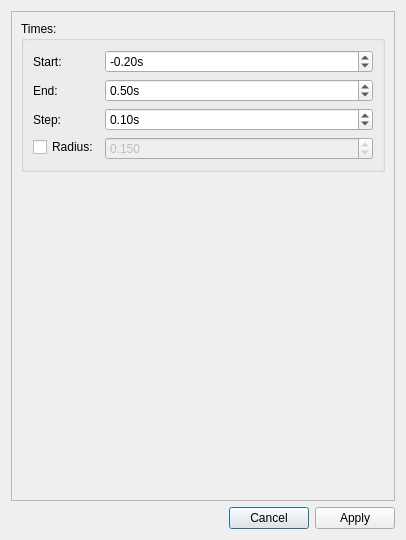
<?xml version="1.0" encoding="UTF-8"?>
<ui version="4.0">
 <class>evokedTopomapDialog</class>
 <widget class="QDialog" name="evokedTopomapDialog">
  <property name="geometry">
   <rect>
    <x>0</x>
    <y>0</y>
    <width>406</width>
    <height>540</height>
   </rect>
  </property>
  <property name="windowTitle">
   <string>Meggie - Evoked topomaps</string>
  </property>
  <layout class="QGridLayout" name="gridLayout">
   <item row="0" column="0">
    <widget class="QScrollArea" name="scrollArea">
     <property name="minimumSize">
      <size>
       <width>0</width>
       <height>0</height>
      </size>
     </property>
     <property name="verticalScrollBarPolicy">
      <enum>Qt::ScrollBarAsNeeded</enum>
     </property>
     <property name="horizontalScrollBarPolicy">
      <enum>Qt::ScrollBarAsNeeded</enum>
     </property>
     <property name="sizeAdjustPolicy">
      <enum>QAbstractScrollArea::AdjustToContents</enum>
     </property>
     <property name="widgetResizable">
      <bool>true</bool>
     </property>
     <widget class="QWidget" name="scrollAreaWidgetContents">
      <property name="geometry">
       <rect>
        <x>0</x>
        <y>0</y>
        <width>386</width>
        <height>489</height>
       </rect>
      </property>
      <property name="minimumSize">
       <size>
        <width>0</width>
        <height>0</height>
       </size>
      </property>
      <layout class="QGridLayout" name="gridLayout_2">
       <item row="0" column="0">
        <widget class="QGroupBox" name="groupBoxTimes">
         <property name="title">
          <string>Times:</string>
         </property>
         <layout class="QFormLayout" name="formLayout">
          <item row="0" column="0">
           <widget class="QLabel" name="labelStart">
            <property name="text">
             <string>Start:</string>
            </property>
           </widget>
          </item>
          <item row="0" column="1">
           <widget class="QDoubleSpinBox" name="doubleSpinBoxStart">
            <property name="suffix">
             <string>s</string>
            </property>
            <property name="minimum">
             <double>-99.000000000000000</double>
            </property>
            <property name="singleStep">
             <double>0.050000000000000</double>
            </property>
            <property name="value">
             <double>-0.200000000000000</double>
            </property>
           </widget>
          </item>
          <item row="1" column="0">
           <widget class="QLabel" name="labelEnd">
            <property name="text">
             <string>End:</string>
            </property>
           </widget>
          </item>
          <item row="1" column="1">
           <widget class="QDoubleSpinBox" name="doubleSpinBoxEnd">
            <property name="suffix">
             <string>s</string>
            </property>
            <property name="minimum">
             <double>-99.000000000000000</double>
            </property>
            <property name="singleStep">
             <double>0.050000000000000</double>
            </property>
            <property name="value">
             <double>0.500000000000000</double>
            </property>
           </widget>
          </item>
          <item row="2" column="0">
           <widget class="QLabel" name="labelStep">
            <property name="text">
             <string>Step:</string>
            </property>
           </widget>
          </item>
          <item row="2" column="1">
           <widget class="QDoubleSpinBox" name="doubleSpinBoxStep">
            <property name="suffix">
             <string>s</string>
            </property>
            <property name="maximum">
             <double>1.000000000000000</double>
            </property>
            <property name="singleStep">
             <double>0.050000000000000</double>
            </property>
            <property name="value">
             <double>0.100000000000000</double>
            </property>
           </widget>
          </item>
          <item row="3" column="0">
           <widget class="QCheckBox" name="checkBoxRadius">
            <property name="text">
             <string>Radius:</string>
            </property>
           </widget>
          </item>
          <item row="3" column="1">
           <widget class="QDoubleSpinBox" name="doubleSpinBoxRadius">
            <property name="enabled">
             <bool>false</bool>
            </property>
            <property name="decimals">
             <number>3</number>
            </property>
            <property name="maximum">
             <double>10.000000000000000</double>
            </property>
            <property name="singleStep">
             <double>0.010000000000000</double>
            </property>
            <property name="value">
             <double>0.150000000000000</double>
            </property>
           </widget>
          </item>
         </layout>
        </widget>
       </item>
       <item row="1" column="0">
        <spacer name="verticalSpacer">
         <property name="orientation">
          <enum>Qt::Vertical</enum>
         </property>
         <property name="sizeHint" stdset="0">
          <size>
           <width>20</width>
           <height>40</height>
          </size>
         </property>
        </spacer>
       </item>
      </layout>
     </widget>
    </widget>
   </item>
   <item row="1" column="0">
    <layout class="QHBoxLayout" name="horizontalLayout">
     <item>
      <spacer name="horizontalSpacer">
       <property name="orientation">
        <enum>Qt::Horizontal</enum>
       </property>
       <property name="sizeHint" stdset="0">
        <size>
         <width>40</width>
         <height>20</height>
        </size>
       </property>
      </spacer>
     </item>
     <item>
      <widget class="QPushButton" name="pushButtonCancel">
       <property name="text">
        <string>Cancel</string>
       </property>
      </widget>
     </item>
     <item>
      <widget class="QPushButton" name="pushButtonApply">
       <property name="text">
        <string>Apply</string>
       </property>
      </widget>
     </item>
    </layout>
   </item>
  </layout>
 </widget>
 <resources/>
 <connections>
  <connection>
   <sender>pushButtonCancel</sender>
   <signal>clicked()</signal>
   <receiver>evokedTopomapDialog</receiver>
   <slot>reject()</slot>
   <hints>
    <hint type="sourcelabel">
     <x>116</x>
     <y>197</y>
    </hint>
    <hint type="destinationlabel">
     <x>18</x>
     <y>131</y>
    </hint>
   </hints>
  </connection>
  <connection>
   <sender>pushButtonApply</sender>
   <signal>clicked()</signal>
   <receiver>evokedTopomapDialog</receiver>
   <slot>accept()</slot>
   <hints>
    <hint type="sourcelabel">
     <x>319</x>
     <y>197</y>
    </hint>
    <hint type="destinationlabel">
     <x>47</x>
     <y>149</y>
    </hint>
   </hints>
  </connection>
  <connection>
   <sender>checkBoxRadius</sender>
   <signal>toggled(bool)</signal>
   <receiver>doubleSpinBoxRadius</receiver>
   <slot>setEnabled(bool)</slot>
   <hints>
    <hint type="sourcelabel">
     <x>65</x>
     <y>149</y>
    </hint>
    <hint type="destinationlabel">
     <x>240</x>
     <y>150</y>
    </hint>
   </hints>
  </connection>
 </connections>
 <slots>
  <slot>acceptBatch()</slot>
 </slots>
</ui>
